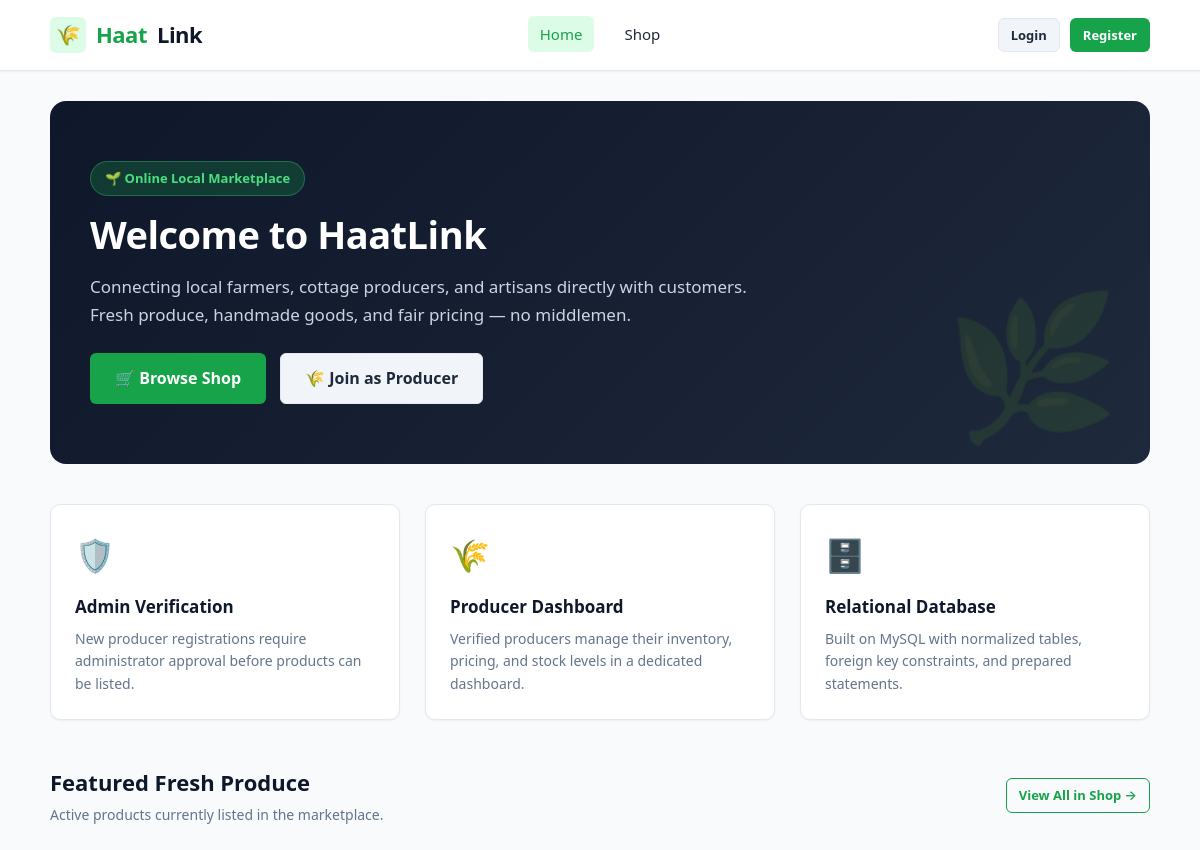
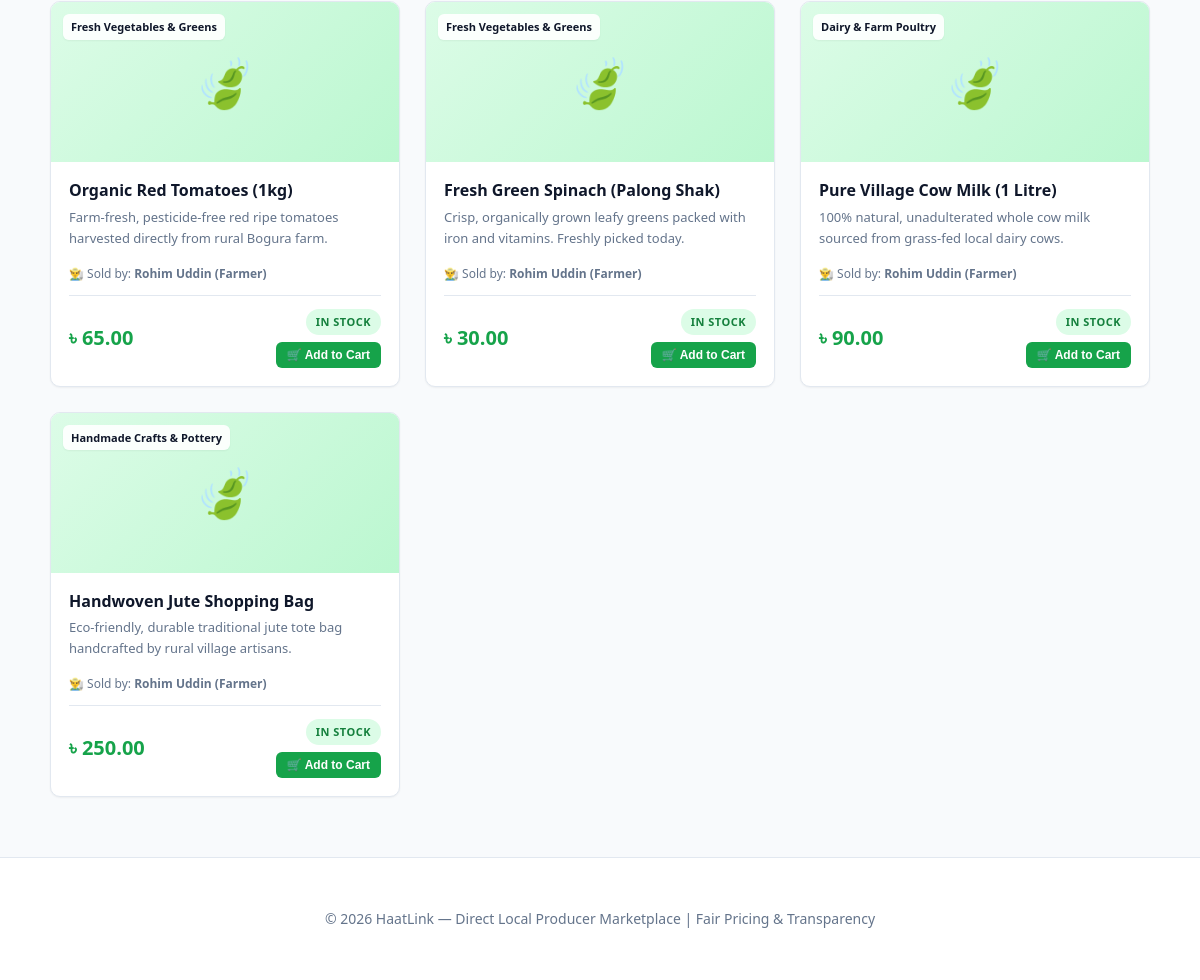
The page / on the database its author committed (2 pictures, top to bottom).
### tables this page shows
CREATE TABLE `products` (
    `id` INT AUTO_INCREMENT PRIMARY KEY,
    `producer_id` INT NOT NULL,
    `category_id` INT NOT NULL,
    `name` VARCHAR(150) NOT NULL,
    `description` TEXT,
    `price` DECIMAL(10, 2) NOT NULL,
    `stock_quantity` INT NOT NULL DEFAULT 0,
    `status` ENUM('pending', 'active', 'out_of_stock', 'rejected') NOT NULL DEFAULT 'pending',
    `image_url` VARCHAR(255) DEFAULT NULL,
    `created_at` TIMESTAMP DEFAULT CURRENT_TIMESTAMP,
    CONSTRAINT `fk_products_producer` 
        FOREIGN KEY (`producer_id`) REFERENCES `users` (`id`) 
        ON DELETE CASCADE ON UPDATE CASCADE,
    CONSTRAINT `fk_products_category` 
        FOREIGN KEY (`category_id`) REFERENCES `categories` (`id`) 
        ON DELETE RESTRICT ON UPDATE CASCADE
);

CREATE TABLE `categories` (
    `id` INT AUTO_INCREMENT PRIMARY KEY,
    `name` VARCHAR(100) NOT NULL UNIQUE,
    `created_at` TIMESTAMP DEFAULT CURRENT_TIMESTAMP
);

CREATE TABLE `users` (
    `id` INT AUTO_INCREMENT PRIMARY KEY,
    `name` VARCHAR(100) NOT NULL,
    `email` VARCHAR(100) NOT NULL UNIQUE,
    `password` VARCHAR(255) NOT NULL,
    `role` ENUM('admin', 'producer', 'customer') NOT NULL DEFAULT 'customer',
    `status` ENUM('pending', 'verified', 'suspended', 'rejected') NOT NULL DEFAULT 'verified',
    `created_at` TIMESTAMP DEFAULT CURRENT_TIMESTAMP
);

### index.php (the view, shortened to what this page needs)
<?php
require_once __DIR__ . '/db_connect.php';
try {
    $sql = "
        SELECT
            p.id,
            p.name,
            p.description,
            p.price,
            p.stock_quantity,
            p.image_url,
            c.name AS category_name,
            u.name AS producer_name
        FROM products p
        JOIN categories c ON p.category_id = c.id
        JOIN users u ON p.producer_id = u.id
        WHERE p.status = 'active'
        ORDER BY p.created_at DESC
        LIMIT 4
    ";
    $featured_products = $pdo->query($sql)->fetchAll();
} catch (PDOException $e) {
    $featured_products = [];
    $total_active      = 0;
}
require_once __DIR__ . '/includes/header.php';
?>
<section class="hero">
    <div class="hero-content">
        <span class="hero-badge">🌱 Online Local Marketplace</span>
        <h1>Welcome to HaatLink</h1>
        <p>
            Connecting local farmers, cottage producers, and artisans directly with customers.
            Fresh produce, handmade goods, and fair pricing — no middlemen.
        </p>
        <div class="hero-actions">
            <a href="shop.php" class="btn btn-primary" style="font-size: 16px; padding: 12px 24px;">
                🛒 Browse Shop
            </a>
            <?php if (!isset($_SESSION['user_id']) || $_SESSION['user_role'] === 'customer'): ?>
                <a href="register.php?role=producer" class="btn btn-secondary" style="font-size: 16px; padding: 12px 24px;">
                    🌾 Join as Producer
                </a>
            <?php elseif ($_SESSION['user_role'] === 'producer'): ?>
                <a href="producer_dashboard.php" class="btn btn-secondary" style="font-size: 16px; padding: 12px 24px;">
                    Go to My Dashboard &rarr;
                </a>
            <?php elseif ($_SESSION['user_role'] === 'admin'): ?>
                <a href="admin_dashboard.php" class="btn btn-secondary" style="font-size: 16px; padding: 12px 24px;">
                    Open Admin Panel &rarr;
                </a>
            <?php endif; ?>
        </div>
    </div>
</section>
<section class="features-grid">
    <div class="feature-card">
        <div class="feature-icon">🛡️</div>
        <h3>Admin Verification</h3>
        <p>New producer registrations require administrator approval before products can be listed.</p>
    </div>
    <div class="feature-card">
        <div class="feature-icon">🌾</div>
        <h3>Producer Dashboard</h3>
        <p>Verified producers manage their inventory, pricing, and stock levels in a dedicated dashboard.</p>
    </div>
    <div class="feature-card">
        <div class="feature-icon">🗄️</div>
        <h3>Relational Database</h3>
        <p>Built on MySQL with normalized tables, foreign key constraints, and prepared statements.</p>
    </div>
</section>
<section style="margin-top: 40px;">
    <div class="section-header">
        <div>
            <h2 class="section-title">Featured Fresh Produce</h2>
            <p class="section-subtitle">Active products currently listed in the marketplace.</p>
        </div>
        <a href="shop.php" class="btn btn-outline btn-sm">View All in Shop &rarr;</a>
    </div>
    <?php if (empty($featured_products)): ?>
        <div class="card empty-state">
            <p>No active products found. Add products via a verified producer account.</p>
        </div>
    <?php else: ?>
        <div class="product-grid">
            <?php foreach ($featured_products as $product):
            ?>
                <div class="product-card">
                    <div style="position: relative;">
                        <div class="product-image-placeholder" style="display:none;">🍃</div>
                        <span class="product-category-tag">
                            <?php echo htmlspecialchars($product['category_name']); ?>
                        </span>
                    </div>
                    <div class="product-body">
                        <h3 class="product-title"><?php echo htmlspecialchars($product['name']); ?></h3>
                        <p class="product-desc"><?php echo htmlspecialchars($product['description'] ?? 'Fresh local product.'); ?></p>
                        <div class="product-meta">
                            <span>👨‍🌾 Sold by: <strong><?php echo htmlspecialchars($product['producer_name']); ?></strong></span>
                        </div>
                        <div class="product-footer">
                            <div>
                                <span class="product-price">৳ <?php echo number_format($product['price'], 2); ?></span>
                            </div>
                            <div style="text-align: right;">
                                <?php if ($product['stock_quantity'] > 0): ?>
                                    <span class="badge badge-active" style="font-size: 11px;">In Stock</span>
                                <?php else: ?>
                                    <span class="badge badge-out_of_stock" style="font-size: 11px;">Out of Stock</span>
                                <?php endif; ?>
                                <?php if ((isset($_SESSION['role']) && $_SESSION['role'] === 'producer') || (isset($_SESSION['user_role']) && $_SESSION['user_role'] === 'producer')): ?>
                                    <div style="margin-top: 6px;">
                                        <button type="button" class="btn btn-secondary btn-sm" disabled style="font-size: 12px; padding: 5px 10px; width: 100%; opacity: 0.65; cursor: not-allowed;" title="Producers cannot purchase products">
                                            🛒 Add to Cart
                                        </button>
                                        <div style="font-size: 10.5px; color: var(--text-muted); margin-top: 4px; line-height: 1.25; text-align: right;">
                                            Logged in as Producer (Switch to Customer account to buy products)
                                        </div>
                                    </div>
                                <?php else: ?>
                                    <form action="add_to_cart.php" method="POST" style="margin-top: 6px;">
                                        <?php if ($product['stock_quantity'] > 0): ?>
                                            <button type="submit" class="btn btn-primary btn-sm" style="font-size: 12px; padding: 5px 10px; width: 100%;">
                                                🛒 Add to Cart
                                            </button>
                                        <?php else: ?>
                                            <button type="button" class="btn btn-secondary btn-sm" disabled style="font-size: 12px; padding: 5px 10px; width: 100%;">
                                                Out of Stock
                                            </button>
                                        <?php endif; ?>
                                    </form>
                                <?php endif; ?>
                            </div>
                        </div>
                    </div>
                </div>
            <?php endforeach; ?>
        </div>
    <?php endif; ?>
</section>
<?php require_once __DIR__ . '/includes/footer.php'; ?>

### includes/header.php (shortened to what this page needs)
<!DOCTYPE html>
<html lang="en">
<head>
    <link rel="stylesheet" href="style.css">
</head>
<body>
<?php require_once __DIR__ . '/navbar.php'; ?>
<main class="main-content">
    <div class="container">

### includes/navbar.php (shortened to what this page needs)
<?php
$current_page = basename($_SERVER['PHP_SELF']);
$is_logged_in = isset($_SESSION['user_id']);
$user_role    = $_SESSION['role'] ?? $_SESSION['user_role'] ?? null;
$user_name    = $_SESSION['user_name'] ?? '';
?>
<header class="navbar">
    <div class="container">
        <div class="nav-wrapper">
            <a href="index.php" class="brand-logo">
                <span class="leaf-icon">🌾</span>
                Haat<span>Link</span>
            </a>
            <nav>
                <ul class="nav-links">
                    <li>
                        <a href="index.php" class="<?php echo ($current_page === 'index.php') ? 'active' : ''; ?>">Home</a>
                    </li>
                    <li>
                        <a href="shop.php" class="<?php echo ($current_page === 'shop.php') ? 'active' : ''; ?>">Shop</a>
                    </li>
                </ul>
            </nav>
            <div class="nav-auth-group">
                <?php if ($is_logged_in): ?>
                    <span class="badge badge-role" title="Logged in as <?php echo htmlspecialchars($user_name); ?>">
                        <?php echo ucfirst(htmlspecialchars($user_role)); ?>: <?php echo htmlspecialchars(explode(' ', $user_name)[0]); ?>
                    </span>
                    <a href="logout.php" class="btn btn-secondary btn-sm">Logout</a>
                <?php else: ?>
                    <a href="login.php" class="btn btn-secondary btn-sm <?php echo ($current_page === 'login.php') ? 'active' : ''; ?>">Login</a>
                    <a href="register.php" class="btn btn-primary btn-sm <?php echo ($current_page === 'register.php') ? 'active' : ''; ?>">Register</a>
                <?php endif; ?>
            </div>
        </div>
    </div>
</header>

### includes/footer.php (shortened to what this page needs)
    </div>
</main>
<footer class="footer">
    <div class="container" style="text-align: center; padding: 25px 0;">
        <p style="margin: 0; color: var(--text-muted); font-size: 14px;">
            &copy; 2026 HaatLink &mdash; Direct Local Producer Marketplace | Fair Pricing &amp; Transparency
        </p>
    </div>
</footer>
</body>
</html>

### rows shown on the page
products: category.name "Fresh Vegetables & Greens", name "Organic Red Tomatoes (1kg)", description "Farm-fresh, pesticide-free red ripe tomatoes harvested directly from rural Bogura farm.", producer.name "Rohim Uddin (Farmer)", price "65.00", stock_quantity "IN STOCK"
products: category.name "Fresh Vegetables & Greens", name "Fresh Green Spinach (Palong Shak)", description "Crisp, organically grown leafy greens packed with iron and vitamins. Freshly picked today.", producer.name "Rohim Uddin (Farmer)", price "30.00", stock_quantity "IN STOCK"
products: category.name "Dairy & Farm Poultry", name "Pure Village Cow Milk (1 Litre)", description "100% natural, unadulterated whole cow milk sourced from grass-fed local dairy cows.", producer.name "Rohim Uddin (Farmer)", price "90.00", stock_quantity "IN STOCK"
products: category.name "Handmade Crafts & Pottery", name "Handwoven Jute Shopping Bag", description "Eco-friendly, durable traditional jute tote bag handcrafted by rural village artisans.", producer.name "Rohim Uddin (Farmer)", price "250.00", stock_quantity "IN STOCK"
